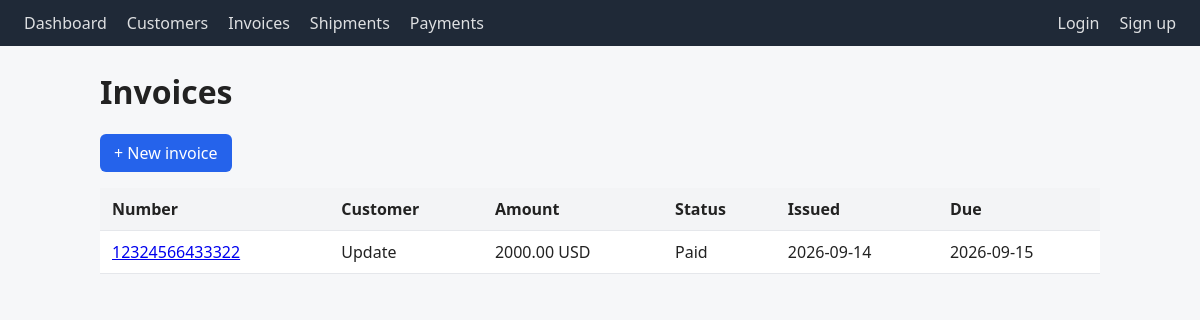
Screenshot of /invoices/ with the database file from the repository.
### invoices/models.py (models this page shows, shortened)
class Invoice(models.Model):
    STATUS_CHOICES = [
        ('draft', 'Draft'),
        ('sent', 'Sent'),
        ('paid', 'Paid'),
        ('overdue', 'Overdue'),
    ]
    customer = models.ForeignKey(Customer, on_delete=models.PROTECT, related_name='invoices')
    number = models.CharField(max_length=50, unique=True)
    amount = models.DecimalField(max_digits=12, decimal_places=2)
    currency = models.CharField(max_length=3, default='USD')
    status = models.CharField(max_length=10, choices=STATUS_CHOICES, default='draft')
    issued_date = models.DateField()
    due_date = models.DateField()
    created_at = models.DateTimeField(auto_now_add=True)

### customers/models.py (models this page shows, shortened)
class Customer(models.Model):
    name = models.CharField(max_length=200)
    email = models.EmailField(unique=True)
    phone = models.CharField(max_length=20, blank=True)
    country = models.CharField(max_length=100)
    created_at = models.DateTimeField(auto_now_add=True)

### invoices/views.py (the view)
# urls.py: path('', views.invoice_list, name='invoice_list'),
def invoice_list(request):
    invoices = Invoice.objects.select_related('customer').order_by('-issued_date')
    return render(request, 'invoices/list.html', {'invoices': invoices})

### invoices/templates/invoices/list.html (shortened to what this page needs)
{% extends "base.html" %}
{% block content %}
<h1>Invoices</h1>
<p><a class="btn" href="{% url 'invoice_create' %}">+ New invoice</a></p>
<table>
    <thead>
        <tr>
            <th>Number</th><th>Customer</th><th>Amount</th><th>Status</th><th>Issued</th><th>Due</th>
        </tr>
    </thead>
    <tbody>
        {% for inv in invoices %}
        <tr>
            <td><a href="{% url 'invoice_detail' inv.pk %}">{{ inv.number }}</a></td>
            <td>{{ inv.customer.name }}</td>
            <td>{{ inv.amount }} {{ inv.currency }}</td>
            <td>{{ inv.get_status_display }}</td>
            <td>{{ inv.issued_date|date:"Y-m-d" }}</td>
            <td>{{ inv.due_date|date:"Y-m-d" }}</td>
        </tr>
        {% empty %}
        <tr><td colspan="6">No invoices yet.</td></tr>
        {% endfor %}
    </tbody>
</table>
{% endblock %}

### templates/base.html (style rules this page uses)
body { font-family: system-ui, sans-serif; margin: 0; background: #f6f7f9; color: #222; }
table { width: 100%; border-collapse: collapse; background: white; }
th, td { padding: 10px 12px; text-align: left; border-bottom: 1px solid #e5e7eb; }
th { background: #f3f4f6; }
.btn { display: inline-block; padding: 8px 14px; background: #2563eb; color: white; text-decoration: none; border-radius: 6px; border: none; cursor: pointer; }

### rows the page displays
Invoice: number "12324566433322", customer.name "Update", amount "2000.00", currency "USD", status "Paid", issued_date "2026-09-14", due_date "2026-09-15"
